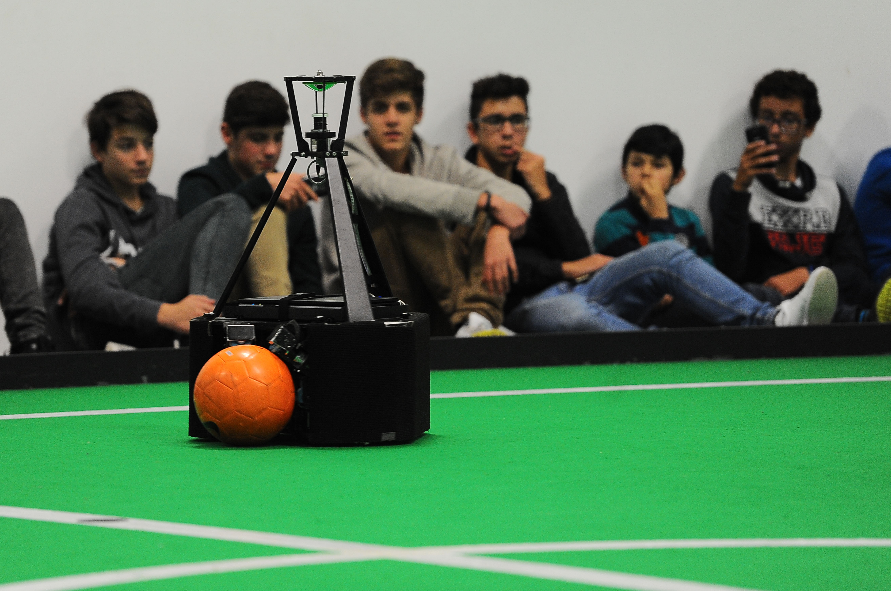
#> input picture Pratica G4/Delivery4/robo.png, 891 x 591 px
$ python 5_template_matching.py
#> lines starting #> are read from the running program, lines starting #| are printed output that depends on the picture; after the words box and inside, x2 and y2 are one past the last pixel; in counts of white or black regions, pixels touching at a corner belong together
import cv2 as cv
import numpy as np
from matplotlib import pyplot as plt

image = cv.imread('robo.png', 0)
#> image: shape (591, 891); min 0, max 253, mean 111.3
template = cv.imread('ball.png', 0)
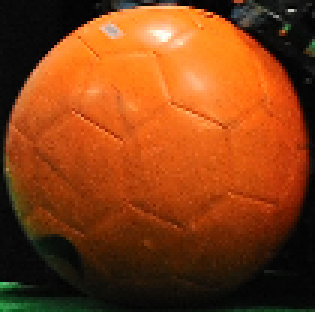
#> input picture Pratica G4/Delivery4/ball.png, 105 x 104 px (shown 3 times larger)
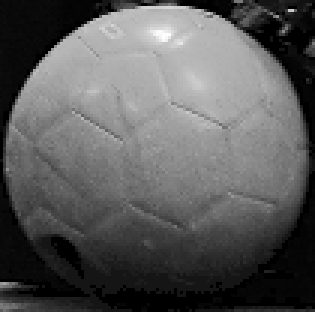
#> template: shape (104, 105) (shown 3 times larger); min 0, max 254, mean 90

w = template.shape[1]
#> w = 105
h = template.shape[0]
#> h = 104

# All the 6 methods for comparison in a list
methods = ['cv.TM_CCOEFF', 'cv.TM_CCOEFF_NORMED', 'cv.TM_CCORR',
           'cv.TM_CCORR_NORMED', 'cv.TM_SQDIFF', 'cv.TM_SQDIFF_NORMED']

for meth in methods:
    method = eval(meth)

    # Apply Canny edge
    edgesI = cv.Canny(image, 50, 150, apertureSize = 7)
    edgesT = cv.Canny(template, 50, 150, apertureSize = 7)

    # Apply template Matching
    res = cv.matchTemplate(edgesI, edgesT, method)
    min_val, max_val, min_loc, max_loc = cv.minMaxLoc(res)

    # If the method is TM_SQDIFF or TM_SQDIFF_NORMED, take minimum
    if method in [cv.TM_SQDIFF, cv.TM_SQDIFF_NORMED]:
        top_left = min_loc
    else:
        top_left = max_loc

    bottom_right = (top_left[0] + w, top_left[1] + h)
    cv.rectangle(image, top_left, bottom_right, 255, 2)

    plt.subplot(121), plt.imshow(res, cmap = 'gray')
    plt.title('Matching Result'), plt.xticks([]), plt.yticks([])
    plt.subplot(122), plt.imshow(image, cmap = 'gray')
    plt.title('Detected Point'), plt.xticks([]), plt.yticks([])
    plt.suptitle(meth)
    plt.show()
#> this loop made 6 passes
#> (min_val, max_val, min_loc, max_loc) on passes 1 to 6: (-10191113, 90178208, (192, 341), (192, 343)), (-0.0879, 0.573, (192, 341), (192, 343)), (27765682, 121011520, (610, 152), (192, 343)), (0.185, 0.68, (192, 341), (192, 343)), (113858784, 321158464, (192, 343), (770, 391)), (0.64, 1, (192, 343), (0, 0))
#> pass 1, `edgesI = cv.Canny(image, 50, 150, apertureSize = 7)`:
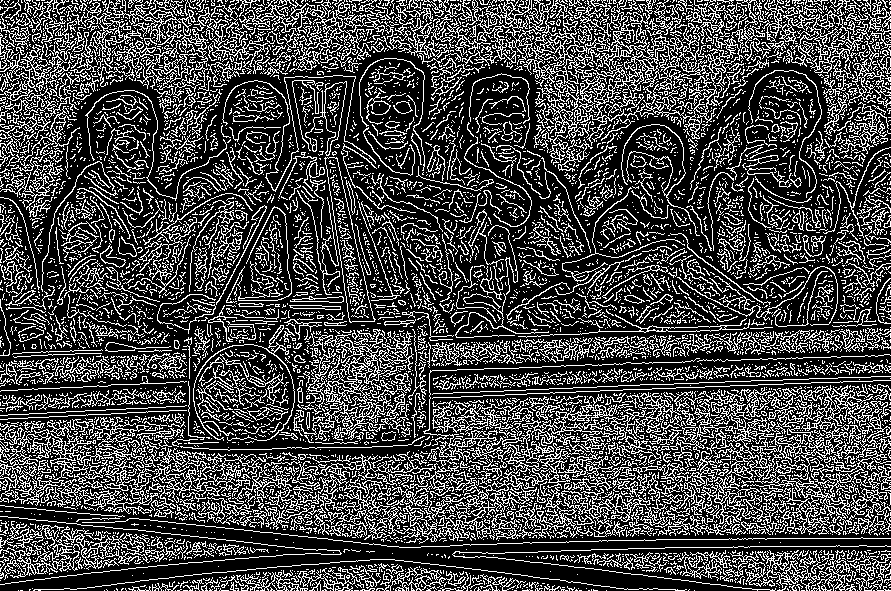
#> edgesI: shape (591, 891); 27.5% white in thin lines or dots
#> pass 1, `edgesT = cv.Canny(template, 50, 150, apertureSize = 7)`:
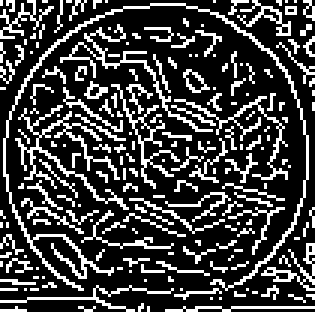
#> edgesT: shape (104, 105) (shown 3 times larger); 25.1% white in thin lines or dots
#> pass 1, `res = cv.matchTemplate(edgesI, edgesT, method)`:
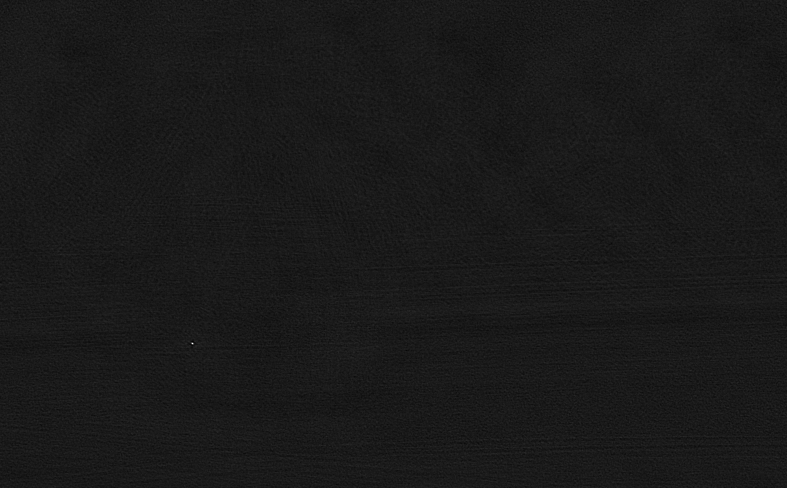
#> res: shape (488, 787) float32; min -10191113, max 90178208, mean 10111.3; drawn with min black and max white
#> after the loop:
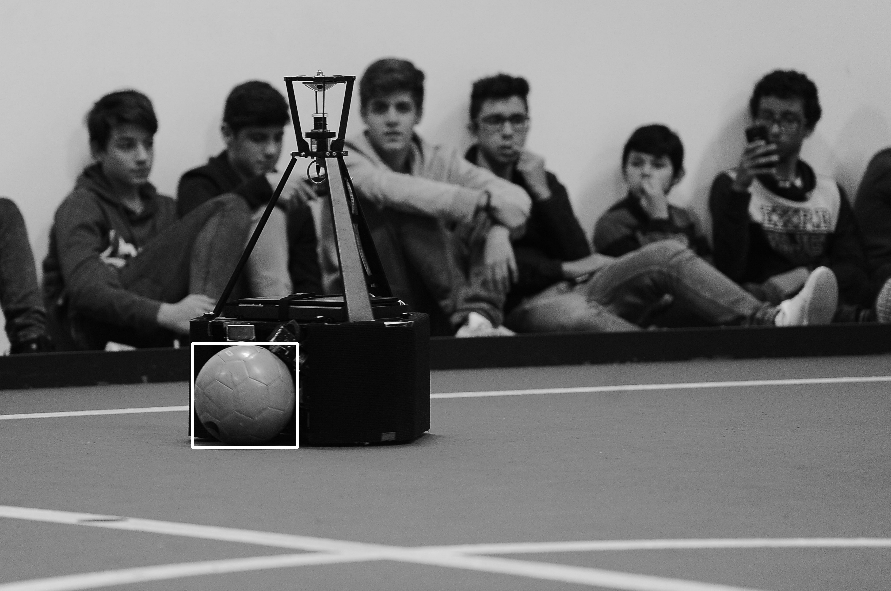
#> image: shape (591, 891); min 0, max 255, mean 111.8
#> after the loop:
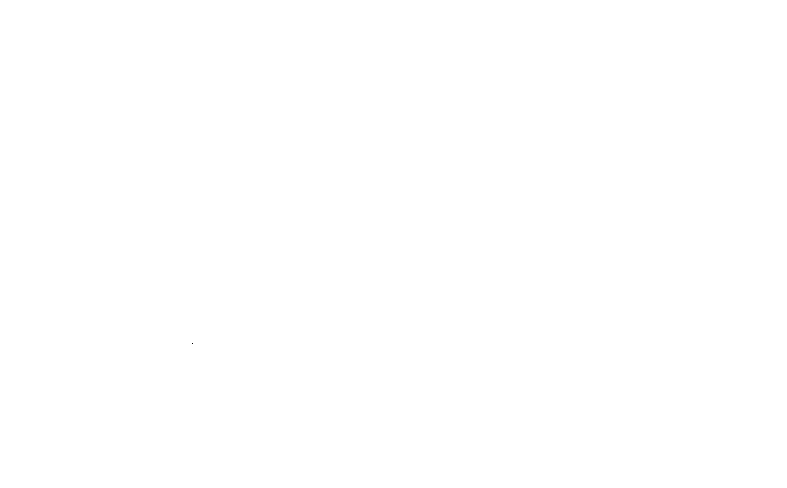
#> res: shape (488, 787) float32; values 0.64 (black) and 1 (white), 100% white; black in thin lines or dots, all inside (x1, y1, x2, y2) = (192, 343, 193, 344)

################################################################################
# Problems:                                                                    #
# 1) What if the in the image there is the object in the template but rescaled,#
#    or rotated?                                                               #
# 2) Also, problem with colors                                                 #
# 3) Computationally expensive                                                 #
################################################################################
